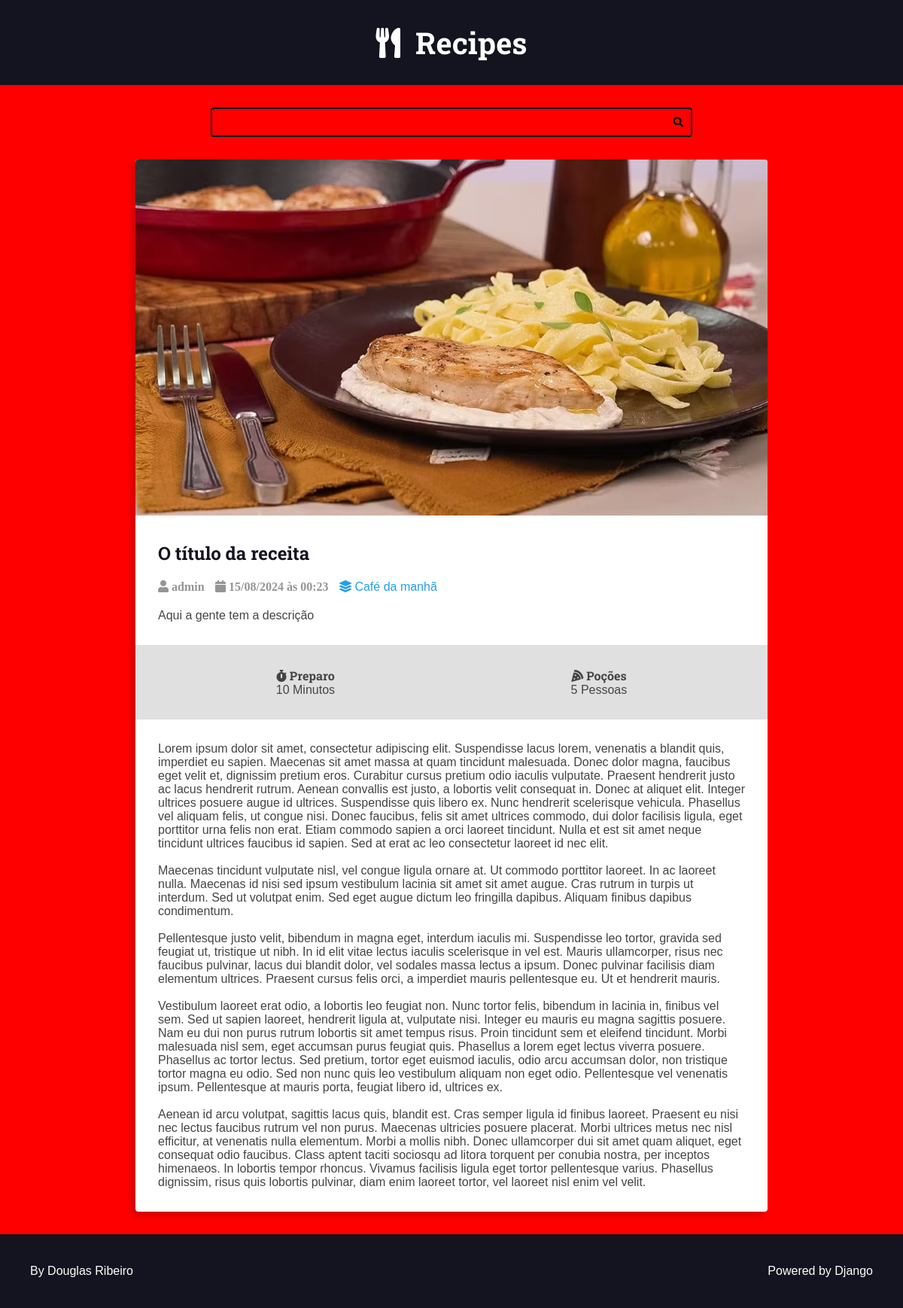
Page /recipes/1/ on the committed database.
### recipes/models.py (models this page shows, shortened)
class Recipe(models.Model):
    title = models.CharField(max_length=65)
    description = models.CharField(max_length=165)
    slug = models.SlugField()
    preparation_time = models.IntegerField()
    preparation_time_unit = models.CharField(max_length=165)
    servings = models.IntegerField()
    servings_unit = models.CharField(max_length=165)
    preparation_steps = models.TextField()
    preparation_steps_is_html = models.BooleanField(default=False)
    created_at = models.DateTimeField(auto_now_add=True)
    updated_at = models.DateTimeField(auto_now=True)
    is_published = models.BooleanField(default=False)
    cover = models.ImageField(upload_to='recipes/covers/%Y/%m/%d/', blank=True, default='')
    category = models.ForeignKey(Category,on_delete=models.SET_NULL, null=True,  blank=True, default=None,)
    author = models.ForeignKey(User, on_delete=models.SET_NULL, null=True)

class Category(models.Model):
    name = models.CharField(max_length=65)

### recipes/views.py (the view)
# urls.py: path('recipes/<int:id>/', views.recipe, name='recipe'),
def recipe(request, id):
    return render(request, 'recipes/pages/recipe-view.html', context={
        'recipe': Recipe.objects.get(id=id),
        'is_detail_page': True,
    })

### recipes/templates/recipes/pages/recipe-view.html (shortened to what this page needs)
{% extends "global/base.html" %}
{% block content %}
    <div class="main-content main-content-detail container">
        {% include "recipes/partials/recipe.html" %}
    </div>
{% endblock content %}

### recipes/templates/recipes/partials/recipe.html (shortened to what this page needs)
<div class="recipe recipe-list-item">
    {% if recipe.cover %}
        <div class="recipe-cover">
            <a href="{% url 'recipes:recipe' recipe.id %}">
                <img src="{{recipe.cover.url}}" alt="Temporário">
            </a>
    {% endif %}
    </div>
    <div class="recipe-title-container">
        <h2 class="recipe-title">
            <a href="{% url 'recipes:recipe' recipe.id %}">
                {{ recipe.title }}
            </a>
        </h2>
    </div>
    <div class="recipe-author">
        <span class="recipe-author-item">
            <i class="fas fa-user">
                {% if recipe.author.first_name %}
                    {{ recipe.author.first_name }} {{ recipe.author.last_name}}
                {% else %}
                    {{ recipe.author.username }}
                {% endif %}
            </i>
        </span>
        <span class="recipe-author-item">
            <i class="fas fa-calendar alt">
                {{recipe.created_at|date:"d/m/Y"}} às {{recipe.created_at|date:"H:i"}}
            </i>
        </span>
        {% if  recipe.category is not None %}
            <span class="recipe-author-item">
                <a href="{% url 'recipes:category' recipe.category.id %}">
                    <i class="fas fa-layer-group"></i>
                    <span>{{recipe.category.name}}</span>
                </a>
            </span>
        {% endif %}
    </div>
    <div class="recipe-content">
        <p>{{recipe.description}}</p>
    </div>
    <div class="recipe-meta-container">
        <div class="recipe-meta recipe-preparation">
            <h3 class="recipe-meta-title">
                <i class="fas fa-stopwatch"></i> Preparo</h3>
            <div class="recipe-meta-text">
                {{recipe.preparation_time}} {{recipe.preparation_time_unit}}
            </div>
        </div>
        <div class="recipe-meta recipe-servings">
            <h3 class="recipe-meta-title"><i class="fas fa-pizza-slice"></i> Poções </h3>
            <div class="recipe-meta-text">
                {{recipe.servings}} {{recipe.servings_unit}}
            </div>
        </div>
    </div>
    {% if is_detail_page is True %}
        <div class="preparetion-steps">
            {{ recipe.preparation_steps|linebreaksbr }}
        </div>
    {% endif %}
</div>

### recipes/static/recipes/css/styles.css (style rules this page uses)
:root { --color-primary: #269fe6; --color-primary-hover: #2086c2; --color-primary-dark: #13141f; --color-primary-dark-hover: #212336; --color-primary-light: #d4ecfa; --color-primary-light-hover: #bdd8e7; --color-white: #fff; --color-black: #000; --color-dark-text: #444; --color-info-light: #cce5ff; --color-debug-light: #cce5ff; --color-success-light: #d4edda; --color-alert-light: #fff3cd; --color-warning-light: #fff3cd; --color-error-light: #f8d7da; --color-info-dark: #4d86c4; --color-debug-dark: #4d86c4; --color-success-dark: #4a9c5d; --color-alert-dark: #927f40; --color-warning-dark: #927f40; --color-error-dark: #da525d; --color-gray-0: #f9f9f9; --color-gray-1: #e0e0e0; --color-gray-2: #c7c7c7; --color-gray-3: #aeaeae; --color-gray-4: #959595; --color-gray-5: #7d7d7d; --color-gray-6: #646464; --color-gray-7: #4b4b4b; --color-gray-8: #323232; --color-gray-9: #191919; --font-primary: sans-serif; --font-headings: 'Roboto Slab', serif; --spacing-gutter-medium: 3rem; --spacing-gutter-large: 4rem; }
* { padding: 0; margin: 0; box-sizing: border-box; }
html { font-size: 62.5%; }
body { font-size: 1.6rem; font-family: var(--font-primary); background: var(--color-gray-1); color: var(--color-dark-text); }
h1,h2,h3,h4,h5,h6 { font-family: var(--font-headings); }
.container { max-width: 144rem; margin: 0 auto; padding: var(--spacing-gutter-medium); }
.main-content { padding-top: 0; }
.recipe { background: var(--color-white); box-shadow: -5px 5px 10px rgba(0,0,0,0.2); transform: scale(1); transition: all 300ms ease-in-out; border-radius: 0.4rem; overflow: hidden; }
.recipe img { max-width: 100%; }
.recipe-list-item { max-width: 64rem; height: fit-content; }
.recipe-title-container { padding: var(--spacing-gutter-medium); padding-bottom: 2rem; }
.recipe-title-container a { text-decoration: none; color: var(--color-primary-dark); }
.recipe-author { padding: 0 var(--spacing-gutter-medium); }
.recipe-content { padding: var(--spacing-gutter-medium); padding-top: 2rem; }
.recipe-author-item { color: var(--color-gray-4); margin-right: 1rem; }
.recipe-author a { color: var(--color-primary); transition: all 300ms ease-in-out; text-decoration: none; }
.recipe-meta-container { display: flex; flex-flow: row wrap; padding: var(--spacing-gutter-medium); background: var(--color-gray-1); }
.recipe-meta { display: flex; flex-flow: column nowrap; flex-shrink: 1; flex-grow: 1; text-align: center; }
.recipe-meta-title { font-family: var(--font-headings); font-size: 1.6rem; margin: 0; }
.main-content-detail .recipe-list-item { max-width: 84rem; margin: 0 auto; }
.preparetion-steps { padding: var(--spacing-gutter-medium); }

### recipes/base_static/global/css/global-style.css (style rules this page uses)
body { background: red; }

### rows in the picture
Recipe: cover (picture), title "O título da receita", author.username "admin", created_at "15/08/2024", created_at "00:23", category.name "Café da manhã", description "Aqui a gente tem a descrição", preparation_time "10", preparation_time_unit "Minutos", servings "5", servings_unit "Pessoas", preparation_steps "Lorem ipsum dolor sit amet, consectetur adipiscing elit. Suspendisse lacus lorem, venenatis a blandit quis, imperdiet eu sapien. Maecenas sit amet massa at quam tincidunt malesuada. Donec dolor magna, faucibus eget velit et, dignissim pretium eros. Curabitur cursus pretium odio iaculis vulputate. Praesent hendrerit justo ac lacus hendrerit rutrum. Aenean convallis est justo, a lobortis velit consequat in. Donec at aliquet elit. Integer ultrices posuere augue id ultrices. Suspendisse quis libero ex. Nunc hendrerit scelerisque vehicula. Phasellus vel aliquam felis, ut congue nisi. Donec faucibus, felis sit amet ultrices commodo, dui dolor facilisis ligula, eget porttitor urna felis non erat.…"
